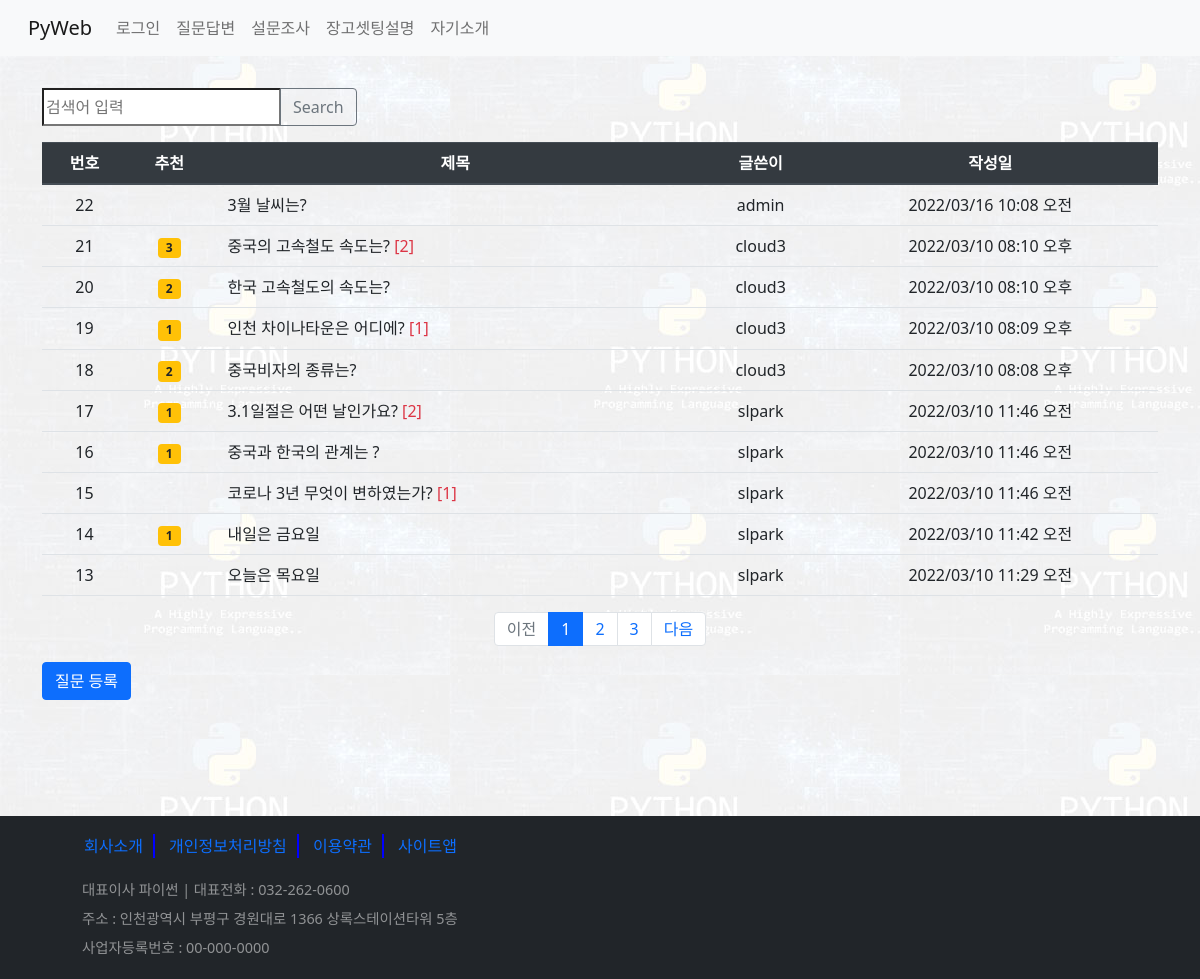
The page /board/boardlist/ on the database its author committed.
### board/models.py (models this page shows, shortened)
class Question(models.Model):
    subject = models.CharField(max_length=200)
    content = models.TextField()
    create_date = models.DateTimeField()  # not null
    modify_date = models.DateTimeField(null=True, blank=True)  # null 허용 blank 폼테이터 null
    author = models.ForeignKey(User, on_delete=models.CASCADE, related_name='author_question')
    voter = models.ManyToManyField(User, related_name='voter_question')  # 추천수 - 다대다 관계

### board/views/base_views.py (the view, shortened to what this page needs)
# urls.py: path('boardlist/', base_views.boardlist, name='boardlist'),  #127.0.0.1:8000/board/
def boardlist(request):
    question_list = Question.objects.order_by('-create_date')  #'-'내림 차순, -pk도 가능
    page = request.GET.get('page', '1')
    kw = request.GET.get('kw', '')
    paginator = Paginator(question_list, 10)    #페이지당 10개 자료
    page_obj = paginator.get_page(page)
    context = {'question_list': page_obj, 'page': page, 'kw': kw}
    return render(request, 'board/question_list.html', context)

### board/templatetags/board_filter.py (called while the page is built)
@register.filter
def sub(value, arg):
    return value - arg

### templates/board/question_list.html (shortened to what this page needs)
{% extends 'base.html' %}
{% load board_filter %}
{% block content %}
  <div class="container my-3">
      <form class="d-flex">
      <div class="row justify-content-end my-3">
          <div class="col-4 input-group ">
              <input type="text" class="kw" value="{{ kw|default_if_none:'' }}" placeholder="검색어 입력" >
              <div class="input-group-append">
                  <button type="button" id="btn_search" class="btn btn-outline-secondary">Search</button>
              </div>
          </div>
      </div>
      </form>
      <table class="table">
          <thead class="thead-dark">
            <tr class="text-center">
                <th>번호</th><th>추천</th><th>제목</th><th>글쓴이</th><th>작성일</th>
            </tr>
          </thead>
          <tbody>
            {% if question_list %}
                {% for question in question_list %}
                <tr class="text-center">
                    <td>{{ question_list.paginator.count|sub:question_list.start_index|sub:forloop.counter0|add:1 }}</td>
                        <td>
                        {% if question.voter.count > 0 %}
                           <span class="badge badge badge-warning text-dark px-2"> {{ question.voter.count }}</span>
                        {% endif %}
                        </td>
                    <td class="text-left px-3">
                        <a href="{% url 'board:detail' question.id %}"
                        class="text-decoration-none text-dark">{{ question.subject }}</a>
                        {% if question.answer_set.count %}
                            <span class="text-danger samll">[{{ question.answer_set.count }}]</span>
                        {% endif %}
                    </td>
                    <td>{{ question.author }}</td>
                    <td>{{ question.create_date|date:'o/m/d h:i a' }}</td>
                </tr>
                {% endfor %}
            {% else %}
              <p>질문이 없습니다.</p>
            {% endif %}
          </tbody>
      </table>
      <ul class="pagination justify-content-center">
          {% if question_list.has_previous %}
            <li class="page-item">
              <a class="page-link" href="?page={{ question_list.previous_page_number }}">이전</a>
            </li>
          {% else %}
            <li class="page-item disabled">
              <a class="page-link" href="#">이전</a>
            </li>
          {% endif %}
        {% for page_number in question_list.paginator.page_range %}
          {% if page_number == question_list.number %}
          <li class="page-item active">
              <a class="page-link" href="#"
              data-page="{{ page_number }}">{{ page_number }}</a>
          </li>
          {% else %}
          <li class="page-item">
              <a class="page-link" href="#"
              data-page="{{ page_number }}">{{ page_number }}</a>
          </li>
          {% endif %}
        {% endfor %}
          {% if question_list.has_next %}
            <li class="page-item">
              <a class="page-link" href="?page={{ question_list.next_page_number }}">다음</a>
            </li>
          {% else %}
            <li class="page-item disabled">
              <a class="page-link" href="#">다음</a>
            </li>
          {% endif %}
      </ul>
      <a href="{% url 'board:question_create' %} " class="btn btn-primary">질문 등록</a>
      <div class="question_list"></div>
  </div>
{% endblock %}

### static/board/css/style.css (style rules this page uses)
.question_list { height: 100px; }

### rows shown on the page
Question: paginator.count|sub "22", subject "3월 날씨는?", author "admin", create_date "2022/03/16 10:08 오전"
Question: paginator.count|sub "21", voter.count "3", subject "중국의 고속철도 속도는?", answer_set.count "2", author "cloud3", create_date "2022/03/10 08:10 오후"
Question: paginator.count|sub "20", voter.count "2", subject "한국 고속철도의 속도는?", author "cloud3", create_date "2022/03/10 08:10 오후"
Question: paginator.count|sub "19", voter.count "1", subject "인천 차이나타운은 어디에?", answer_set.count "1", author "cloud3", create_date "2022/03/10 08:09 오후"
Question: paginator.count|sub "18", voter.count "2", subject "중국비자의 종류는?", author "cloud3", create_date "2022/03/10 08:08 오후"
Question: paginator.count|sub "17", voter.count "1", subject "3.1일절은 어떤 날인가요?", answer_set.count "2", author "slpark", create_date "2022/03/10 11:46 오전"
Question: paginator.count|sub "16", voter.count "1", subject "중국과 한국의 관계는 ?", author "slpark", create_date "2022/03/10 11:46 오전"
Question: paginator.count|sub "15", subject "코로나 3년 무엇이 변하였는가?", answer_set.count "1", author "slpark", create_date "2022/03/10 11:46 오전"
Question: paginator.count|sub "14", voter.count "1", subject "내일은 금요일", author "slpark", create_date "2022/03/10 11:42 오전"
Question: paginator.count|sub "13", subject "오늘은 목요일", author "slpark", create_date "2022/03/10 11:29 오전"

### other values the page prints
{{ page_number }} "1"
{{ page_number }} "2" "3"
